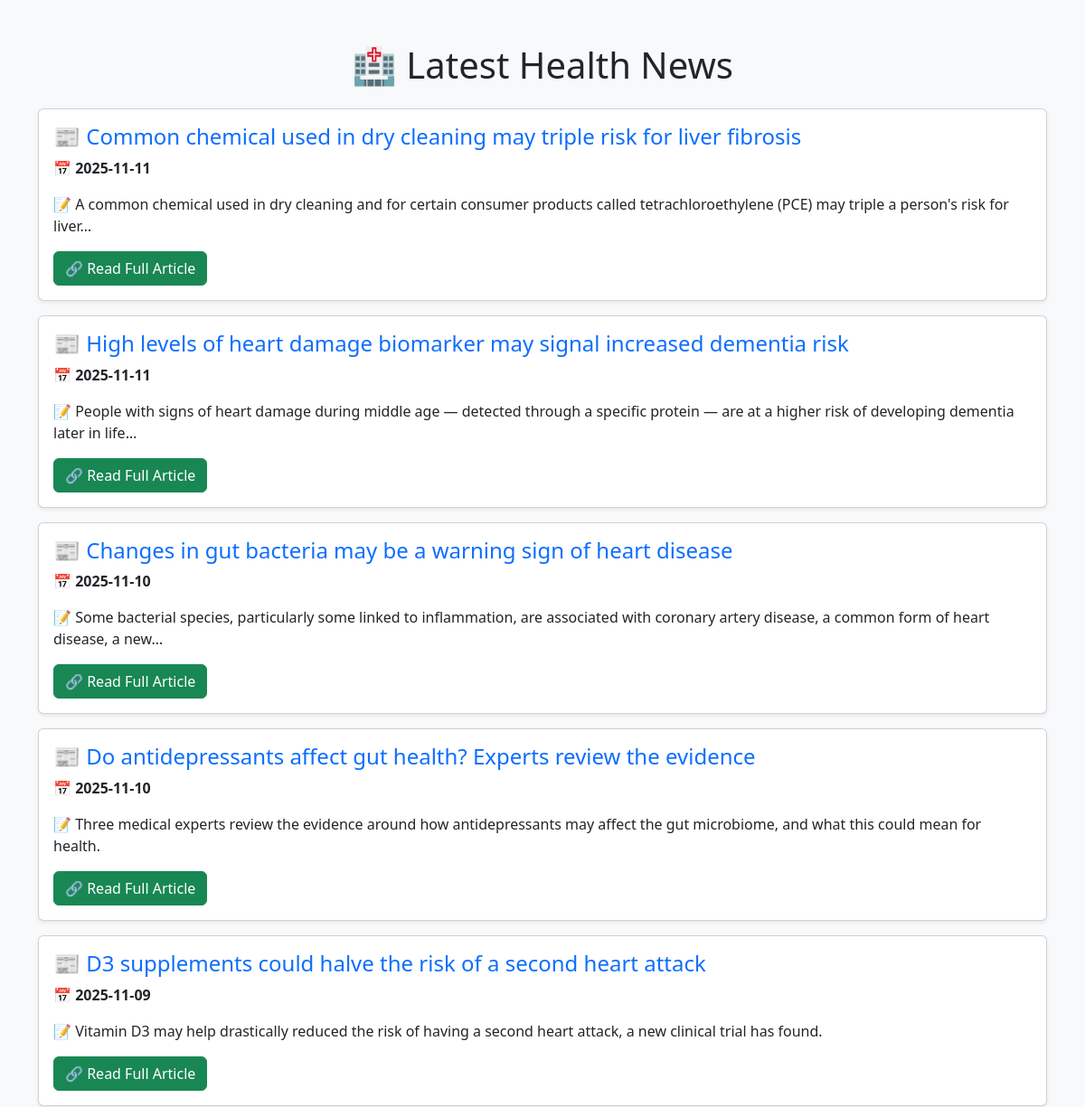
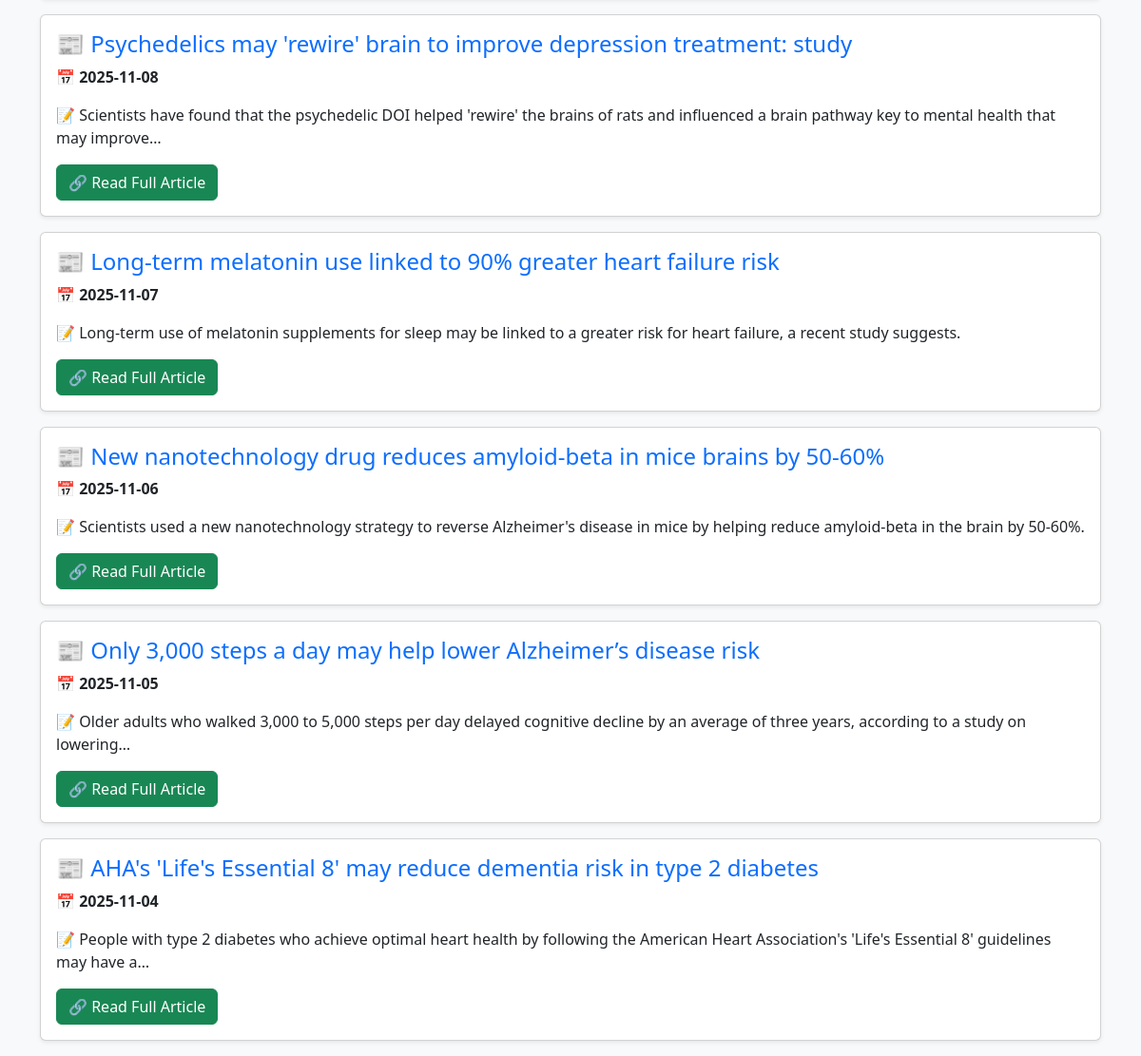
Before: / with the older database file (2 pictures, top to bottom).
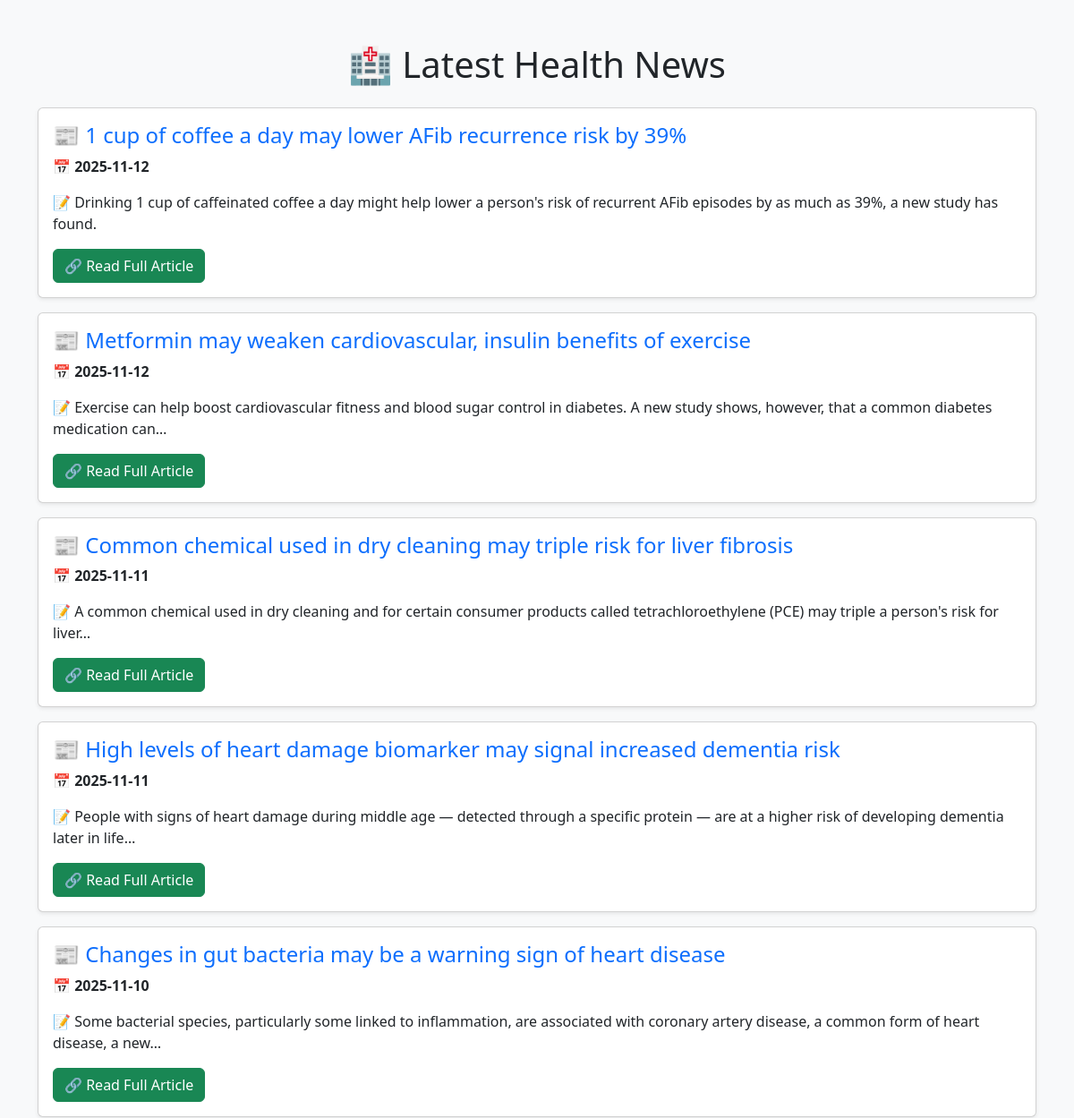
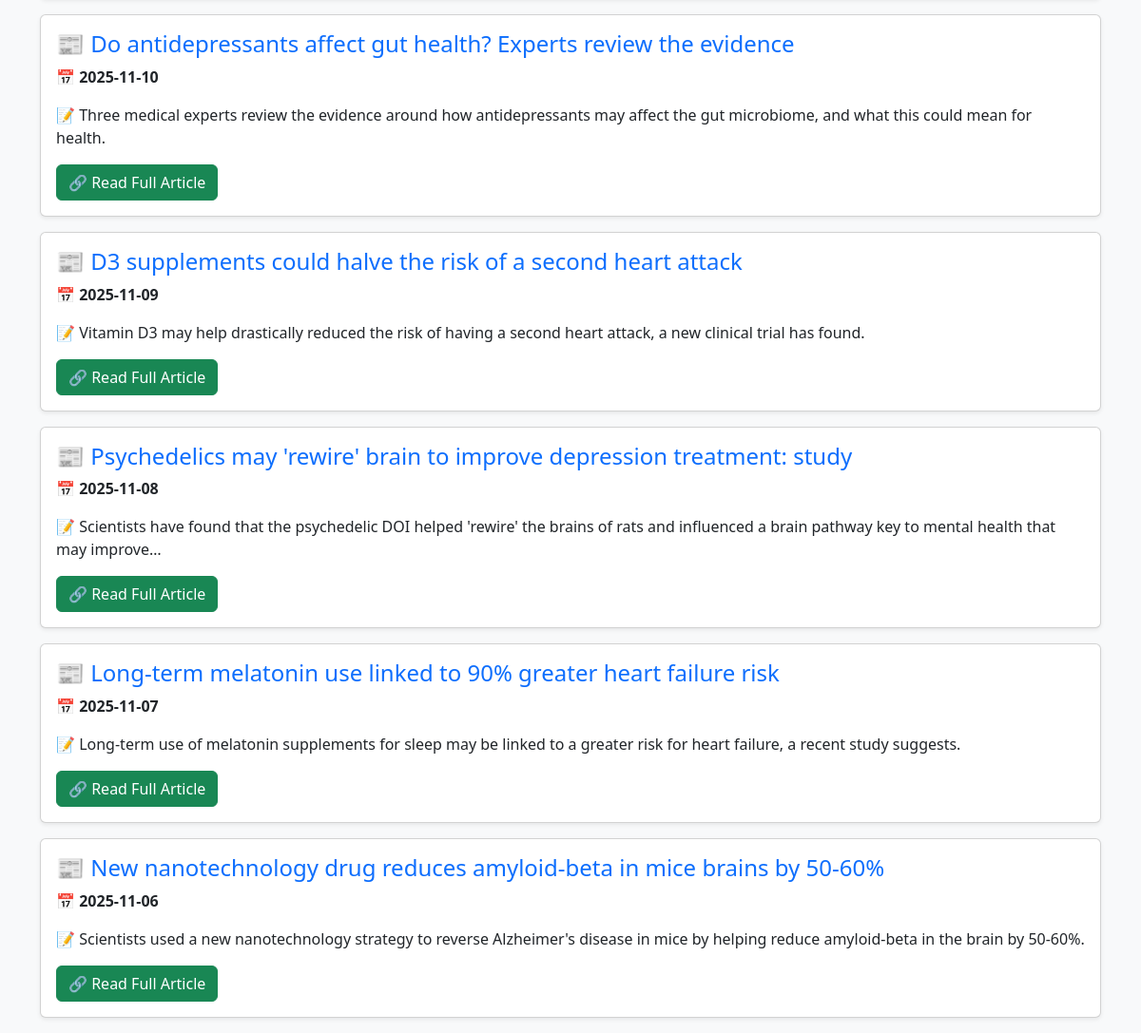
After: the same page with the newer database file (2 pictures, top to bottom).
### tables this page shows
CREATE TABLE news (
        id INTEGER PRIMARY KEY AUTOINCREMENT,
        date TEXT NOT NULL,
        title TEXT UNIQUE, 
        description TEXT,
        news_url TEXT
    );

### app.py (the view)
@app.route("/")
def index():
    page = request.args.get("page", 1, type=int)  # Get the current page number
    limit = 10  # Number of articles per page
    offset = (page - 1) * limit  # Calculate the offset
    news = fetch_news(limit, offset)
    return render_template("index.html", news=news, page=page)

### app.py (called while the page is built)
def fetch_news(limit=10, offset=0):
    conn = sqlite3.connect("health_news.db")
    cursor = conn.cursor()
    cursor.execute("SELECT date, title, description, news_url FROM news ORDER BY date DESC LIMIT ? OFFSET ?", (limit, offset))
    news_list = cursor.fetchall()
    conn.close()
    return news_list

### templates/index.html (shortened to what this page needs)
<!DOCTYPE html>
<html lang="en">
<head>
    <link href="https://cdn.jsdelivr.net/npm/bootstrap@5.3.0/dist/css/bootstrap.min.css" rel="stylesheet">
</head>
<body class="bg-light">
    <div class="container mt-5">
        <h1 class="text-center mb-4">🏥 Latest Health News</h1>
        {% for article in news %}
        <div class="card mb-3 shadow-sm">
            <div class="card-body">
                <h4 class="card-title text-primary">📰 {{ article[1] }}</h4>
                <p class="card-text">📅 <strong>{{ article[0] }}</strong></p>
                <p class="card-text">📝 {{ article[2] }}</p>
                <a href="{{ article[3] }}" class="btn btn-success" target="_blank">🔗 Read Full Article</a>
            </div>
        </div>
        {% endfor %}
    </div>
</body>
</html>

Changed rows visible on the page:
no longer on this page (row unchanged): news: title "Only 3,000 steps a day may help lower Alzheimer’s disease risk", date "2025-11-05", description "Older adults who walked 3,000 to 5,000 steps per day delayed cognitive decline by an average of three years, according to a study on lowering…"
no longer on this page (row unchanged): news: title "AHA's 'Life's Essential 8' may reduce dementia risk in type 2 diabetes", date "2025-11-04", description "People with type 2 diabetes who achieve optimal heart health by following the American Heart Association's 'Life's Essential 8' guidelines may have a…"
added news: title "1 cup of coffee a day may lower AFib recurrence risk by 39%", date "2025-11-12", description "Drinking 1 cup of caffeinated coffee a day might help lower a person's risk of recurrent AFib episodes by as much as 39%, a new study has found."
added news: title "Metformin may weaken cardiovascular, insulin benefits of exercise", date "2025-11-12", description "Exercise can help boost cardiovascular fitness and blood sugar control in diabetes. A new study shows, however, that a common diabetes medication can…"
